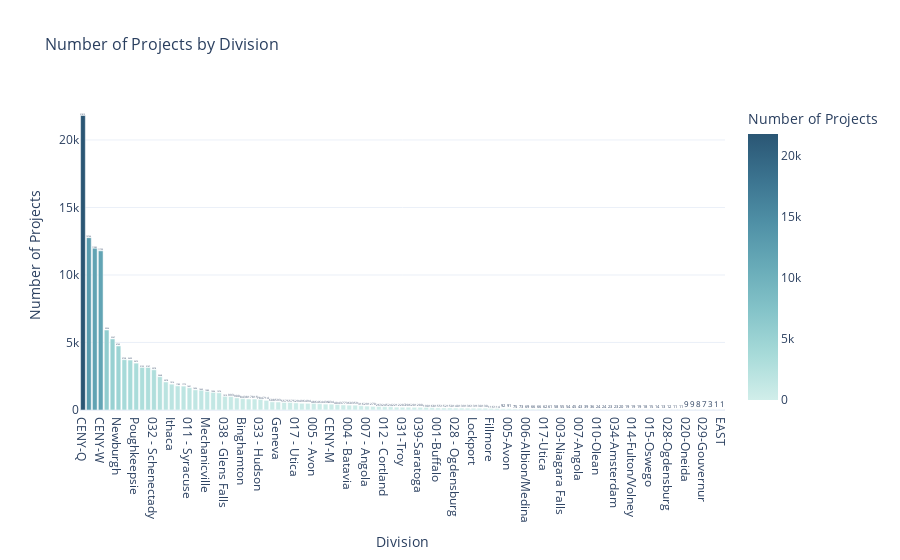

The cell this chart's notebook holds for it:
### Markdown cell above
# 📊 **Distribution of PV System Size by Top Developers**

---

### **🗂 X-Axis: Developer**
- Represents the **top PV developers** along with an "Other" category.
- Developers include:  
  **Trinity Solar, MOMENTUM SOLAR, Sunrun Inc, Venture Solar, SolarCity, Sunrun, Inc., Long Island Power Solutions, Vivint Solar, Solar City, and Other.**

### **⚡ Y-Axis: Estimated PV System Size (kWdc)**
- Displays the **system size** in kilowatts (kWdc), ranging from **0 to 6,000 kWdc**.

---

### **🔍 Key Observations**

1. **🟢 General Trend**:
   - Most PV system sizes are **small** (clustered near the bottom of the y-axis).
   - The majority of systems fall within the **0 to 500 kWdc** range.

2. **📈 Outliers**:
   - Several developers have notable **outliers**:
     - **SolarCity** and **Solar City** show a significant number of large systems, including systems over **2,000 kWdc**.
     - The **"Other" category** contains the largest PV systems, with values reaching up to **6,000 kWdc**.
   - These outliers suggest **large-scale installations** that skew the distribution.

3. **🏢 Developer Comparison**:
   - **SolarCity/Solar City** and the **Other** category have more variability, showing a broader range of system sizes.
   - Other developers (e.g., **Trinity Solar, MOMENTUM SOLAR**) have smaller, consistent system sizes with fewer outliers.

4. **⚖️ Distribution**:
   - Boxplots indicate **tight clusters** of system sizes for most developers.
   - Variability is most prominent in the **SolarCity** and **Other** categories.

---

### **🎨 Visualization Style**
- **Boxplots** effectively show:
   - The **median** system size.
   - The **range** of typical values.
   - Presence of **outliers** (marked as points above the boxes).
- Background shading enhances readability.

---

### **💡 Key Insights**
- The majority of PV systems are **small-scale**, likely residential or commercial installations.
- Large-scale systems are concentrated in **SolarCity** and the **Other** category.
- Developers with fewer outliers (e.g., **Trinity Solar**) likely focus on smaller, standardized installations.

**🔍 Use Case**: This plot highlights differences in system size distributions among developers, helping identify trends in PV system installations.

### Code cell
# Assuming 'solar' DataFrame already exists and contains the 'Division' column
division_counts = solar['Division'].value_counts().reset_index()
division_counts.columns = ['Division', 'Number of Projects']

# Create a bar plot with Plotly
fig = px.bar(division_counts, 
             x='Division', 
             y='Number of Projects', 
             title='Number of Projects by Division', 
             color='Number of Projects',
             color_continuous_scale='Teal',
             labels={'Division': 'Division', 'Number of Projects': 'Number of Projects'},
             text='Number of Projects')

# Update layout for better aesthetics
fig.update_traces(texttemplate='%{text}', textposition='outside')
fig.update_layout(title_font_size=16, 
                  xaxis_title_font_size=14, 
                  yaxis_title_font_size=14,
                  xaxis=dict(title='Division'),
                  yaxis=dict(title='Number of Projects'),
                  template='plotly_white')

# Show the figure
fig.show()

### Figure 1 — Plotly figure (JSON) as saved in the notebook; plotly's stock layout.template omitted (floating-point values rounded to 4 significant figures)
{"data": [{"alignmentgroup": "True", "hovertemplate": "Division=%{x}<br>Number of Projects=%{marker.color}<extra></extra>", "legendgroup": "", "marker": {"color": [21813, 12764, 11982, 11790, 5926, 5267, 4745, 3728, 3699, 3472, 3155, 3147, 2978, 2468, 2078, 1914, 1789, 1772, 1651, 1496, 1465, 1380, 1306, 1274, 1010, 993, 900, 843, 817, 815, 784, 714, 608, 593, 557, 557, 529, 496, 494, 486, 464, 436, 434, 404, 377, 360, 359, 316, 291, 270, 263, 245, 242, 212, 207, 206, 201, 200, 190, 168, 155, 152, 150, 140, 139, 136, 131, 130, 130, 116, 114, 92, 91, 75, 73, 69, 66, 66, 62, 61, 58, 55, 54, 45, 43, 39, 36, 24, 24, 23, 23, 20, 19, 19, 19, 18, 15, 14, 13, 12, 11, 11, 9, 9, 8, 7, 3, 1, 1], "coloraxis": "coloraxis", "pattern": {"shape": ""}}, "name": "", "offsetgroup": "", "orientation": "v", "showlegend": false, "text": [21813, 12764, 11982, 11790, 5926, 5267, 4745, 3728, 3699, 3472, 3155, 3147, 2978, 2468, 2078, 1914, 1789, 1772, 1651, 1496, 1465, 1380, 1306, 1274, 1010, 993, 900, 843, 817, 815, 784, 714, 608, 593, 557, 557, 529, 496, 494, 486, 464, 436, 434, 404, 377, 360, 359, 316, 291, 270, 263, 245, 242, 212, 207, 206, 201, 200, 190, 168, 155, 152, 150, 140, 139, 136, 131, 130, 130, 116, 114, 92, 91, 75, 73, 69, 66, 66, 62, 61, 58, 55, 54, 45, 43, 39, 36, 24, 24, 23, 23, 20, 19, 19, 19, 18, 15, 14, 13, 12, 11, 11, 9, 9, 8, 7, 3, 1, 1], "textposition": "outside", "texttemplate": "%{text}", "type": "bar", "x": ["CENY-Q", "CENY-SI", "CENY-BK", "CENY-W", "CENY-BX", "East", "Newburgh", "Central", "030 - Albany", "Poughkeepsie", "West", "Kingston", "032 - Schenectady", "Fishkill", "031 - Troy", "Ithaca", "Brewster", "001 - Buffalo", "011 - Syracuse", "Lancaster", "039 - Saratoga", "Mechanicville", "Rochester", "Catskill", "038 - Glens Falls", "Oneonta", "Canandaigua", "Binghamton", "035 - Gloversville", "Liberty", "033 - Hudson", "037 - Cobleskill", "Elmira", "Geneva", "Sodus", "Plattsburgh", "017 - Utica", "003 - Niagara Falls", "006 - Albion/Medina", "005 - Avon", "034 - Amsterdam", "030-Albany", "CENY-M", "025 - Potsdam", "Auburn", "004 - Batavia", "032-Schenectady", "010 - Olean", "007 - Angola", "040 - Warrensburg", "Hornell", "012 - Cortland", "013 - Watertown", "018 - Rome", "031-Troy", "008 - Dunkirk/Fredoni", "020 - Oneida", "039-Saratoga", "009 - Lakewood/Stow", "011-Syracuse", "001-Buffalo", "026 - Clayton", "014 - Fulton/Volney", "028 - Ogdensburg", "019 - Herkimer", "015 - Oswego", "Lockport", "041 - Ticonderoga", "024 - Saranac Lake", "Fillmore", "033-Hudson", "029 - Gouvernur", "005-Avon", "016 - Pulaski", "027 - Malone", "006-Albion/Medina", "035-Gloversville", "023 - Lowville", "017-Utica", "038-Glens Falls", "037-Cobleskill", "003-Niagara Falls", "022 - Carthage", "041-Ticonderoga", "007-Angola", "004-Batavia", "013-Watertown", "010-Olean", "012-Cortland", "040-Warrensburg", "034-Amsterdam", "009-Lakewood/Stow", "026-Clayton", "014-Fulton/Volney", "018-Rome", "025-Potsdam", "015-Oswego", "008-Dunkirk/Fredoni", "023-Lowville", "028-Ogdensburg", "024-Saranac Lake", "016-Pulaski", "020-Oneida", "022-Carthage", "027-Malone", "029-Gouvernur", "019-Herkimer", "CENTRAL", "EAST"], "xaxis": "x", "y": [21813, 12764, 11982, 11790, 5926, 5267, 4745, 3728, 3699, 3472, 3155, 3147, 2978, 2468, 2078, 1914, 1789, 1772, 1651, 1496, 1465, 1380, 1306, 1274, 1010, 993, 900, 843, 817, 815, 784, 714, 608, 593, 557, 557, 529, 496, 494, 486, 464, 436, 434, 404, 377, 360, 359, 316, 291, 270, 263, 245, 242, 212, 207, 206, 201, 200, 190, 168, 155, 152, 150, 140, 139, 136, 131, 130, 130, 116, 114, 92, 91, 75, 73, 69, 66, 66, 62, 61, 58, 55, 54, 45, 43, 39, 36, 24, 24, 23, 23, 20, 19, 19, 19, 18, 15, 14, 13, 12, 11, 11, 9, 9, 8, 7, 3, 1, 1], "yaxis": "y"}], "layout": {"barmode": "relative", "coloraxis": {"colorbar": {"title": {"text": "Number of Projects"}}, "colorscale": [[0, "rgb(209, 238, 234)"], [0.1667, "rgb(168, 219, 217)"], [0.3333, "rgb(133, 196, 201)"], [0.5, "rgb(104, 171, 184)"], [0.6667, "rgb(79, 144, 166)"], [0.8333, "rgb(59, 115, 143)"], [1, "rgb(42, 86, 116)"]]}, "legend": {"tracegroupgap": 0}, "title": {"font": {"size": 16}, "text": "Number of Projects by Division"}, "xaxis": {"anchor": "y", "domain": [0, 1], "title": {"text": "Division"}}, "yaxis": {"anchor": "x", "domain": [0, 1], "title": {"text": "Number of Projects"}}}}
